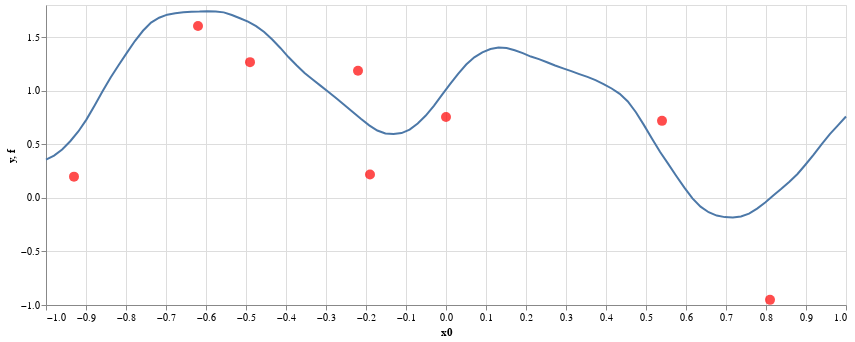

Notebook code for this chart:
### Markdown cell above
If you have finished evaluating the function at different points and you are confident where the maximum is, you can make a guess before executing the cells below.

Now show the function as a line and the noisy data we received as evaluations of it:

### Code cell
f1 = blackbox1.sample_f(100)
chart1f = (
    alt.Chart(f1)
    .mark_line()
    .encode(x='x0', y='f'))
chart1y = blackbox1.plot_xy()
chart1 = alt.layer(chart1y, chart1f)
chart1.properties(width=800, height=300)

### Figure 1 — Vega-Lite specification as saved in the notebook (floating-point values rounded to 4 significant figures)
{"config": {"view": {"continuousWidth": 400, "continuousHeight": 300}}, "layer": [{"data": {"name": "data-5a379d94f475eee0eda91b8471c30bc5"}, "mark": {"type": "circle", "color": "red", "size": 100}, "encoding": {"x": {"type": "quantitative", "field": "x0", "scale": {"domain": [-1, 1]}}, "y": {"type": "quantitative", "field": "y"}}}, {"data": {"name": "data-9b9161791af8fe14e14c154bdc346e14"}, "mark": "line", "encoding": {"x": {"type": "quantitative", "field": "x0"}, "y": {"type": "quantitative", "field": "f"}}}], "height": 300, "width": 800, "$schema": "https://vega.github.io/schema/vega-lite/v4.8.1.json", "datasets": {"data-5a379d94f475eee0eda91b8471c30bc5": [{"x0": 0.0, "y": 0.7542}, {"x0": 0.54, "y": 0.7187}, {"x0": -0.62, "y": 1.604}, {"x0": -0.19, "y": 0.2176}, {"x0": -0.93, "y": 0.1979}, {"x0": 0.81, "y": -0.9519}, {"x0": -0.22, "y": 1.186}, {"x0": -0.49, "y": 1.267}], "data-9b9161791af8fe14e14c154bdc346e14": [{"x0": -1.0, "f": 0.3562}, {"x0": -0.9798, "f": 0.3949}, {"x0": -0.9596, "f": 0.4519}, {"x0": -0.9394, "f": 0.5284}, {"x0": -0.9192, "f": 0.6195}, {"x0": -0.899, "f": 0.7302}, {"x0": -0.8788, "f": 0.8607}, {"x0": -0.8586, "f": 0.9945}, {"x0": -0.8384, "f": 1.123}, {"x0": -0.8182, "f": 1.24}, {"x0": -0.798, "f": 1.354}, {"x0": -0.7778, "f": 1.464}, {"x0": -0.7576, "f": 1.559}, {"x0": -0.7374, "f": 1.636}, {"x0": -0.7172, "f": 1.682}, {"x0": -0.697, "f": 1.71}, {"x0": -0.6768, "f": 1.724}, {"x0": -0.6566, "f": 1.732}, {"x0": -0.6364, "f": 1.738}, {"x0": -0.6162, "f": 1.738}, {"x0": -0.596, "f": 1.741}, {"x0": -0.5758, "f": 1.74}, {"x0": -0.5556, "f": 1.731}, {"x0": -0.5354, "f": 1.707}, {"x0": -0.5152, "f": 1.677}, {"x0": -0.4949, "f": 1.645}, {"x0": -0.4747, "f": 1.603}, {"x0": -0.4545, "f": 1.548}, {"x0": -0.4343, "f": 1.478}, {"x0": -0.4141, "f": 1.399}, {"x0": -0.3939, "f": 1.314}, {"x0": -0.3737, "f": 1.237}, {"x0": -0.3535, "f": 1.165}, {"x0": -0.3333, "f": 1.104}, {"x0": -0.3131, "f": 1.045}, {"x0": -0.2929, "f": 0.9865}, {"x0": -0.2727, "f": 0.9248}, {"x0": -0.2525, "f": 0.8629}, {"x0": -0.2323, "f": 0.7997}, {"x0": -0.2121, "f": 0.7359}, {"x0": -0.1919, "f": 0.6771}, {"x0": -0.1717, "f": 0.6281}, {"x0": -0.1515, "f": 0.6001}, {"x0": -0.1313, "f": 0.5961}, {"x0": -0.1111, "f": 0.6043}, {"x0": -0.09091, "f": 0.6365}, {"x0": -0.07071, "f": 0.6947}, {"x0": -0.05051, "f": 0.7684}, {"x0": -0.0303, "f": 0.8593}, {"x0": -0.0101, "f": 0.9612}, {"x0": 0.0101, "f": 1.061}, {"x0": 0.0303, "f": 1.157}, {"x0": 0.05051, "f": 1.244}, {"x0": 0.07071, "f": 1.311}, {"x0": 0.09091, "f": 1.358}, {"x0": 0.1111, "f": 1.389}, {"x0": 0.1313, "f": 1.402}, {"x0": 0.1515, "f": 1.398}, {"x0": 0.1717, "f": 1.377}, {"x0": 0.1919, "f": 1.35}, {"x0": 0.2121, "f": 1.319}, {"x0": 0.2323, "f": 1.295}, {"x0": 0.2525, "f": 1.266}, {"x0": 0.2727, "f": 1.235}, {"x0": 0.2929, "f": 1.208}, {"x0": 0.3131, "f": 1.182}, {"x0": 0.3333, "f": 1.155}, {"x0": 0.3535, "f": 1.129}, {"x0": 0.3737, "f": 1.098}, {"x0": 0.3939, "f": 1.063}, {"x0": 0.4141, "f": 1.021}, {"x0": 0.4343, "f": 0.9704}, {"x0": 0.4545, "f": 0.8999}, {"x0": 0.4747, "f": 0.799}, {"x0": 0.4949, "f": 0.6788}, {"x0": 0.5152, "f": 0.5519}, {"x0": 0.5354, "f": 0.4274}, {"x0": 0.5556, "f": 0.3171}, {"x0": 0.5758, "f": 0.2045}, {"x0": 0.596, "f": 0.09488}, {"x0": 0.6162, "f": -0.004356}, {"x0": 0.6364, "f": -0.08219}, {"x0": 0.6566, "f": -0.1339}, {"x0": 0.6768, "f": -0.1652}, {"x0": 0.697, "f": -0.1798}, {"x0": 0.7172, "f": -0.1843}, {"x0": 0.7374, "f": -0.1742}, {"x0": 0.7576, "f": -0.1473}, {"x0": 0.7778, "f": -0.1008}, {"x0": 0.798, "f": -0.04321}, {"x0": 0.8182, "f": 0.02109}, {"x0": 0.8384, "f": 0.08428}, {"x0": 0.8586, "f": 0.151}, {"x0": 0.8788, "f": 0.223}, {"x0": 0.899, "f": 0.3111}, {"x0": 0.9192, "f": 0.4025}, {"x0": 0.9394, "f": 0.5021}, {"x0": 0.9596, "f": 0.5952}, {"x0": 0.9798, "f": 0.6769}, {"x0": 1.0, "f": 0.7592}]}}
